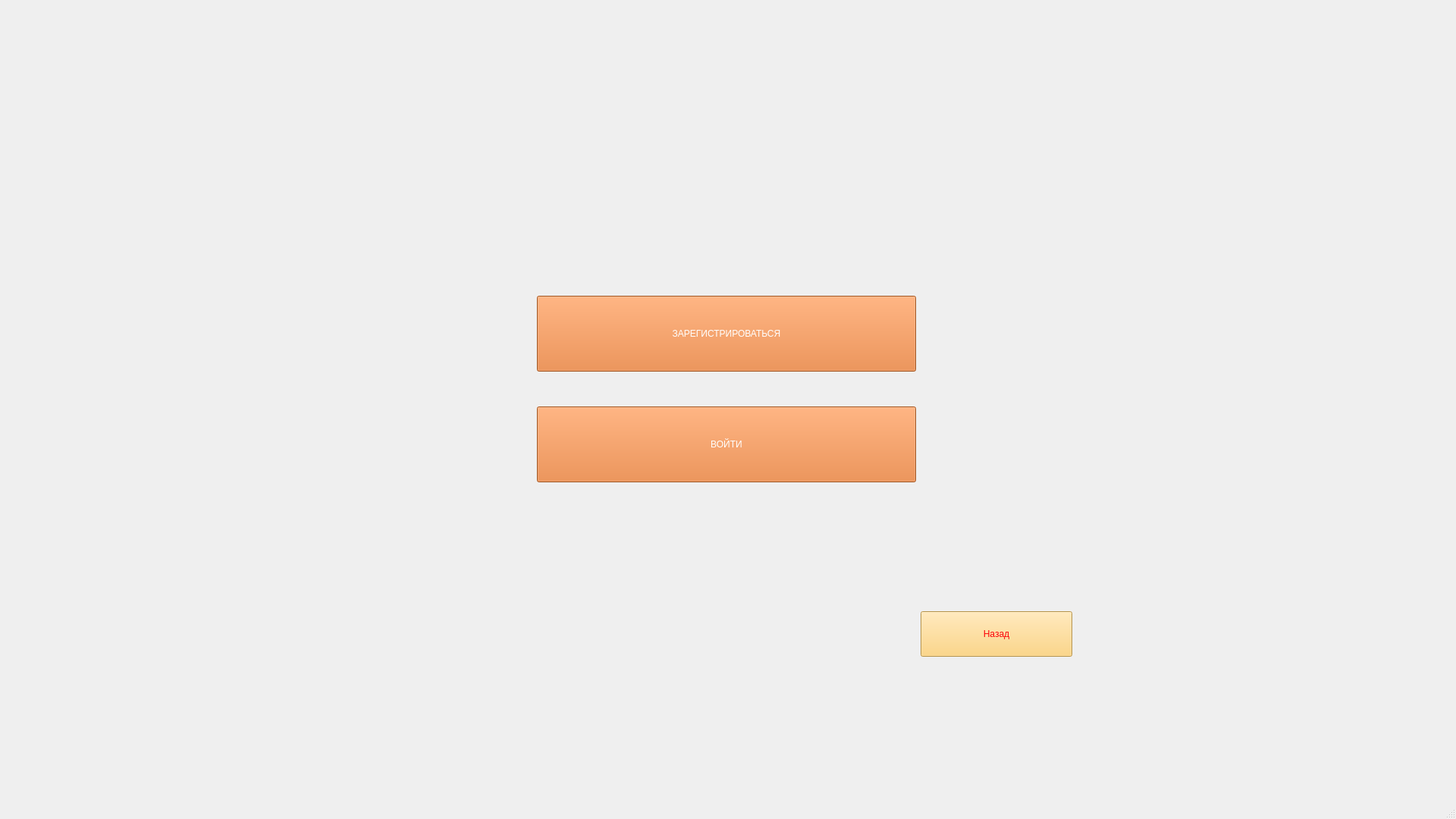
<?xml version="1.0" encoding="UTF-8"?>
<ui version="4.0">
 <class>LogOrRegWindow</class>
 <widget class="QMainWindow" name="LogOrRegWindow">
  <property name="geometry">
   <rect>
    <x>0</x>
    <y>0</y>
    <width>1920</width>
    <height>1080</height>
   </rect>
  </property>
  <property name="windowTitle">
   <string>Регистрация</string>
  </property>
  <widget class="QWidget" name="centralwidget">
   <widget class="QWidget" name="gridLayoutWidget">
    <property name="geometry">
     <rect>
      <x>0</x>
      <y>0</y>
      <width>1921</width>
      <height>1031</height>
     </rect>
    </property>
    <layout class="QGridLayout" name="gridLayout">
     <item row="4" column="1">
      <spacer name="verticalSpacer">
       <property name="orientation">
        <enum>Qt::Vertical</enum>
       </property>
       <property name="sizeHint" stdset="0">
        <size>
         <width>20</width>
         <height>40</height>
        </size>
       </property>
      </spacer>
     </item>
     <item row="3" column="1">
      <widget class="QPushButton" name="log_btn">
       <property name="minimumSize">
        <size>
         <width>500</width>
         <height>100</height>
        </size>
       </property>
       <property name="cursor">
        <cursorShape>PointingHandCursor</cursorShape>
       </property>
       <property name="styleSheet">
        <string notr="true">color: rgb(255, 255, 255);
font: 75 36pt &quot;Helvetica&quot;;
background-color: rgb(226, 118, 43);</string>
       </property>
       <property name="text">
        <string>ВОЙТИ</string>
       </property>
      </widget>
     </item>
     <item row="2" column="1">
      <spacer name="verticalSpacer_3">
       <property name="orientation">
        <enum>Qt::Vertical</enum>
       </property>
       <property name="sizeType">
        <enum>QSizePolicy::Fixed</enum>
       </property>
       <property name="sizeHint" stdset="0">
        <size>
         <width>20</width>
         <height>40</height>
        </size>
       </property>
      </spacer>
     </item>
     <item row="1" column="2">
      <spacer name="horizontalSpacer_2">
       <property name="orientation">
        <enum>Qt::Horizontal</enum>
       </property>
       <property name="sizeHint" stdset="0">
        <size>
         <width>40</width>
         <height>20</height>
        </size>
       </property>
      </spacer>
     </item>
     <item row="1" column="1">
      <widget class="QPushButton" name="reg_syst_btn">
       <property name="minimumSize">
        <size>
         <width>500</width>
         <height>100</height>
        </size>
       </property>
       <property name="cursor">
        <cursorShape>PointingHandCursor</cursorShape>
       </property>
       <property name="styleSheet">
        <string notr="true">color: rgb(255, 255, 255);
font: 75 36pt &quot;Helvetica&quot;;
background-color: rgb(226, 118, 43);</string>
       </property>
       <property name="text">
        <string>ЗАРЕГИСТРИРОВАТЬСЯ</string>
       </property>
      </widget>
     </item>
     <item row="0" column="1">
      <spacer name="verticalSpacer_2">
       <property name="orientation">
        <enum>Qt::Vertical</enum>
       </property>
       <property name="sizeHint" stdset="0">
        <size>
         <width>20</width>
         <height>40</height>
        </size>
       </property>
      </spacer>
     </item>
     <item row="1" column="0">
      <spacer name="horizontalSpacer">
       <property name="orientation">
        <enum>Qt::Horizontal</enum>
       </property>
       <property name="sizeHint" stdset="0">
        <size>
         <width>40</width>
         <height>20</height>
        </size>
       </property>
      </spacer>
     </item>
     <item row="4" column="2">
      <widget class="QPushButton" name="go_back">
       <property name="enabled">
        <bool>true</bool>
       </property>
       <property name="sizePolicy">
        <sizepolicy hsizetype="Minimum" vsizetype="Fixed">
         <horstretch>0</horstretch>
         <verstretch>0</verstretch>
        </sizepolicy>
       </property>
       <property name="minimumSize">
        <size>
         <width>0</width>
         <height>60</height>
        </size>
       </property>
       <property name="maximumSize">
        <size>
         <width>200</width>
         <height>16777215</height>
        </size>
       </property>
       <property name="cursor">
        <cursorShape>PointingHandCursor</cursorShape>
       </property>
       <property name="layoutDirection">
        <enum>Qt::LeftToRight</enum>
       </property>
       <property name="styleSheet">
        <string notr="true">font: 75 36pt &quot;Courier&quot;;
color: rgb(252, 1, 7);
background-color: rgb(254, 204, 102);
</string>
       </property>
       <property name="text">
        <string>Назад</string>
       </property>
      </widget>
     </item>
    </layout>
   </widget>
  </widget>
  <widget class="QMenuBar" name="menubar">
   <property name="geometry">
    <rect>
     <x>0</x>
     <y>0</y>
     <width>1920</width>
     <height>24</height>
    </rect>
   </property>
  </widget>
  <widget class="QStatusBar" name="statusbar"/>
 </widget>
 <resources/>
 <connections/>
</ui>
